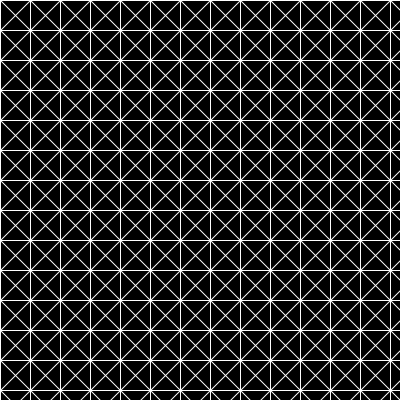
Frame 1 (no input)
Frame 60 (the mouse pressed at the canvas centre just before this capture): identical to frame 1, image omitted
Frame 120 (the mouse held since frame 60 and released just before this capture): identical to frame 1, image omitted

The Processing sketch that drew this single still picture (run headless with seeded random() and noise(); from frame 60 on, the mouse is pressed at the canvas centre):

// Processing sketch: Fonction_02
// ── Fonction_02.pde
///////////////////////////////////////////
/*
 ++++++++++++++++++++++++++++++++++++++++++
 SYSTÈMES GRAPHIQUES 0.5 (2012)
 AN INTRODUCTORY COURSE TO CREATIVE 
 CODING FOR GRAPHIC DESIGN STUDENTS.
 
 IMPLEMENTED BY THE FREE ART BUREAU 
 www.freeartbureau.org
 ++++++++++++++++++++++++++++++++++++++++++
 LES BASES : FONCTIONS
 SKETCH : FONCTION_02
 PARENT SKETCH : FONCTION_01
 TYPE : STATIQUE
 */
/////////////////////////// GLOBALS ////////////////////////////


/////////////////////////// SETUP ////////////////////////////

void setup() {
  size(400, 400);
  background(0);
  smooth();
  stroke(255);
  strokeWeight(1);
}

/////////////////////////// DRAW ////////////////////////////
void draw() {
  background(0);

  for (int xPos=0; xPos<width; xPos+=30) {
    for (int yPos=0; yPos<height; yPos+=30) {
      pushMatrix();
      translate(xPos, yPos);
      star();
      popMatrix();
    }
  }
}

/////////////////////////// FUNCTIONS ////////////////////////////
void star() {
  line(-15, -15, 15, 15);
  line(15, -15, -15, 15);
  line(-15, 0, 15, 0);
  line(0, -15, 0, 15);
}
